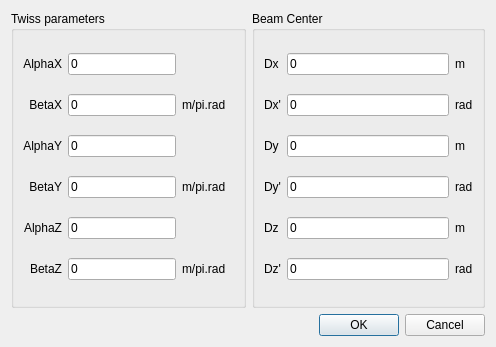
<?xml version="1.0" encoding="UTF-8"?>
<ui version="4.0">
 <class>TwissDialog</class>
 <widget class="QDialog" name="TwissDialog">
  <property name="geometry">
   <rect>
    <x>0</x>
    <y>0</y>
    <width>496</width>
    <height>347</height>
   </rect>
  </property>
  <property name="sizePolicy">
   <sizepolicy hsizetype="Fixed" vsizetype="Fixed">
    <horstretch>0</horstretch>
    <verstretch>0</verstretch>
   </sizepolicy>
  </property>
  <property name="minimumSize">
   <size>
    <width>496</width>
    <height>347</height>
   </size>
  </property>
  <property name="maximumSize">
   <size>
    <width>496</width>
    <height>347</height>
   </size>
  </property>
  <property name="windowTitle">
   <string>Dialog</string>
  </property>
  <layout class="QGridLayout" name="gridLayout_2">
   <item row="0" column="0" colspan="2">
    <layout class="QHBoxLayout" name="horizontalLayout">
     <item>
      <widget class="QGroupBox" name="groupBox">
       <property name="title">
        <string>Twiss parameters</string>
       </property>
       <layout class="QGridLayout" name="gridLayout">
        <item row="0" column="0">
         <widget class="QLabel" name="label">
          <property name="text">
           <string>AlphaX</string>
          </property>
          <property name="alignment">
           <set>Qt::AlignRight|Qt::AlignTrailing|Qt::AlignVCenter</set>
          </property>
         </widget>
        </item>
        <item row="0" column="1">
         <widget class="QLineEdit" name="alphaXEdit">
          <property name="text">
           <string>0</string>
          </property>
          <property name="placeholderText">
           <string/>
          </property>
         </widget>
        </item>
        <item row="0" column="2">
         <spacer name="horizontalSpacer">
          <property name="orientation">
           <enum>Qt::Horizontal</enum>
          </property>
          <property name="sizeHint" stdset="0">
           <size>
            <width>52</width>
            <height>20</height>
           </size>
          </property>
         </spacer>
        </item>
        <item row="1" column="0">
         <widget class="QLabel" name="label_2">
          <property name="text">
           <string>BetaX</string>
          </property>
          <property name="alignment">
           <set>Qt::AlignRight|Qt::AlignTrailing|Qt::AlignVCenter</set>
          </property>
         </widget>
        </item>
        <item row="1" column="1">
         <widget class="QLineEdit" name="betaXEdit">
          <property name="text">
           <string>0</string>
          </property>
          <property name="placeholderText">
           <string/>
          </property>
         </widget>
        </item>
        <item row="1" column="2">
         <widget class="QLabel" name="label_7">
          <property name="text">
           <string>m/pi.rad</string>
          </property>
         </widget>
        </item>
        <item row="2" column="0">
         <widget class="QLabel" name="label_5">
          <property name="text">
           <string>AlphaY</string>
          </property>
          <property name="alignment">
           <set>Qt::AlignRight|Qt::AlignTrailing|Qt::AlignVCenter</set>
          </property>
         </widget>
        </item>
        <item row="2" column="1">
         <widget class="QLineEdit" name="alphaYEdit">
          <property name="text">
           <string>0</string>
          </property>
          <property name="placeholderText">
           <string/>
          </property>
         </widget>
        </item>
        <item row="2" column="2">
         <spacer name="horizontalSpacer_2">
          <property name="orientation">
           <enum>Qt::Horizontal</enum>
          </property>
          <property name="sizeHint" stdset="0">
           <size>
            <width>52</width>
            <height>20</height>
           </size>
          </property>
         </spacer>
        </item>
        <item row="3" column="0">
         <widget class="QLabel" name="label_6">
          <property name="text">
           <string>BetaY</string>
          </property>
          <property name="alignment">
           <set>Qt::AlignRight|Qt::AlignTrailing|Qt::AlignVCenter</set>
          </property>
         </widget>
        </item>
        <item row="3" column="1">
         <widget class="QLineEdit" name="betaYEdit">
          <property name="text">
           <string>0</string>
          </property>
          <property name="placeholderText">
           <string/>
          </property>
         </widget>
        </item>
        <item row="3" column="2">
         <widget class="QLabel" name="label_9">
          <property name="text">
           <string>m/pi.rad</string>
          </property>
         </widget>
        </item>
        <item row="4" column="0">
         <widget class="QLabel" name="label_4">
          <property name="text">
           <string>AlphaZ</string>
          </property>
          <property name="alignment">
           <set>Qt::AlignRight|Qt::AlignTrailing|Qt::AlignVCenter</set>
          </property>
         </widget>
        </item>
        <item row="4" column="1">
         <widget class="QLineEdit" name="alphaZEdit">
          <property name="text">
           <string>0</string>
          </property>
          <property name="placeholderText">
           <string/>
          </property>
         </widget>
        </item>
        <item row="4" column="2">
         <spacer name="horizontalSpacer_3">
          <property name="orientation">
           <enum>Qt::Horizontal</enum>
          </property>
          <property name="sizeHint" stdset="0">
           <size>
            <width>52</width>
            <height>20</height>
           </size>
          </property>
         </spacer>
        </item>
        <item row="5" column="0">
         <widget class="QLabel" name="label_3">
          <property name="text">
           <string>BetaZ</string>
          </property>
          <property name="alignment">
           <set>Qt::AlignRight|Qt::AlignTrailing|Qt::AlignVCenter</set>
          </property>
         </widget>
        </item>
        <item row="5" column="1">
         <widget class="QLineEdit" name="betaZEdit">
          <property name="text">
           <string>0</string>
          </property>
          <property name="placeholderText">
           <string/>
          </property>
         </widget>
        </item>
        <item row="5" column="2">
         <widget class="QLabel" name="label_8">
          <property name="text">
           <string>m/pi.rad</string>
          </property>
         </widget>
        </item>
       </layout>
      </widget>
     </item>
     <item>
      <widget class="QGroupBox" name="groupBox_2">
       <property name="title">
        <string>Beam Center</string>
       </property>
       <layout class="QGridLayout" name="gridLayout_3">
        <item row="0" column="0">
         <widget class="QLabel" name="label_10">
          <property name="text">
           <string>Dx</string>
          </property>
         </widget>
        </item>
        <item row="0" column="1">
         <widget class="QLineEdit" name="dxEdit">
          <property name="text">
           <string>0</string>
          </property>
          <property name="placeholderText">
           <string/>
          </property>
         </widget>
        </item>
        <item row="0" column="2">
         <widget class="QLabel" name="label_11">
          <property name="text">
           <string>m</string>
          </property>
         </widget>
        </item>
        <item row="1" column="0">
         <widget class="QLabel" name="label_14">
          <property name="text">
           <string>Dx'</string>
          </property>
         </widget>
        </item>
        <item row="1" column="1">
         <widget class="QLineEdit" name="dxPrimeEdit">
          <property name="text">
           <string>0</string>
          </property>
          <property name="placeholderText">
           <string/>
          </property>
         </widget>
        </item>
        <item row="1" column="2">
         <widget class="QLabel" name="label_15">
          <property name="text">
           <string>rad</string>
          </property>
         </widget>
        </item>
        <item row="2" column="0">
         <widget class="QLabel" name="label_20">
          <property name="text">
           <string>Dy</string>
          </property>
         </widget>
        </item>
        <item row="2" column="1">
         <widget class="QLineEdit" name="dyEdit">
          <property name="text">
           <string>0</string>
          </property>
          <property name="placeholderText">
           <string/>
          </property>
         </widget>
        </item>
        <item row="2" column="2">
         <widget class="QLabel" name="label_21">
          <property name="text">
           <string>m</string>
          </property>
         </widget>
        </item>
        <item row="3" column="0">
         <widget class="QLabel" name="label_18">
          <property name="text">
           <string>Dy'</string>
          </property>
         </widget>
        </item>
        <item row="3" column="1">
         <widget class="QLineEdit" name="dyPrimeEdit">
          <property name="text">
           <string>0</string>
          </property>
          <property name="placeholderText">
           <string/>
          </property>
         </widget>
        </item>
        <item row="3" column="2">
         <widget class="QLabel" name="label_19">
          <property name="text">
           <string>rad</string>
          </property>
         </widget>
        </item>
        <item row="4" column="0">
         <widget class="QLabel" name="label_16">
          <property name="text">
           <string>Dz</string>
          </property>
         </widget>
        </item>
        <item row="4" column="1">
         <widget class="QLineEdit" name="dzEdit">
          <property name="text">
           <string>0</string>
          </property>
          <property name="placeholderText">
           <string/>
          </property>
         </widget>
        </item>
        <item row="4" column="2">
         <widget class="QLabel" name="label_17">
          <property name="text">
           <string>m</string>
          </property>
         </widget>
        </item>
        <item row="5" column="0">
         <widget class="QLabel" name="label_12">
          <property name="text">
           <string>Dz'</string>
          </property>
         </widget>
        </item>
        <item row="5" column="1">
         <widget class="QLineEdit" name="dzPrimeEdit">
          <property name="text">
           <string>0</string>
          </property>
          <property name="placeholderText">
           <string/>
          </property>
         </widget>
        </item>
        <item row="5" column="2">
         <widget class="QLabel" name="label_13">
          <property name="text">
           <string>rad</string>
          </property>
         </widget>
        </item>
       </layout>
      </widget>
     </item>
    </layout>
   </item>
   <item row="1" column="0">
    <spacer name="horizontalSpacer_4">
     <property name="orientation">
      <enum>Qt::Horizontal</enum>
     </property>
     <property name="sizeHint" stdset="0">
      <size>
       <width>239</width>
       <height>20</height>
      </size>
     </property>
    </spacer>
   </item>
   <item row="1" column="1">
    <widget class="QDialogButtonBox" name="buttonBox">
     <property name="orientation">
      <enum>Qt::Horizontal</enum>
     </property>
     <property name="standardButtons">
      <set>QDialogButtonBox::Cancel|QDialogButtonBox::Ok</set>
     </property>
    </widget>
   </item>
  </layout>
 </widget>
 <resources/>
 <connections>
  <connection>
   <sender>buttonBox</sender>
   <signal>accepted()</signal>
   <receiver>TwissDialog</receiver>
   <slot>accept()</slot>
   <hints>
    <hint type="sourcelabel">
     <x>486</x>
     <y>337</y>
    </hint>
    <hint type="destinationlabel">
     <x>157</x>
     <y>274</y>
    </hint>
   </hints>
  </connection>
  <connection>
   <sender>buttonBox</sender>
   <signal>rejected()</signal>
   <receiver>TwissDialog</receiver>
   <slot>reject()</slot>
   <hints>
    <hint type="sourcelabel">
     <x>486</x>
     <y>337</y>
    </hint>
    <hint type="destinationlabel">
     <x>286</x>
     <y>274</y>
    </hint>
   </hints>
  </connection>
 </connections>
</ui>
